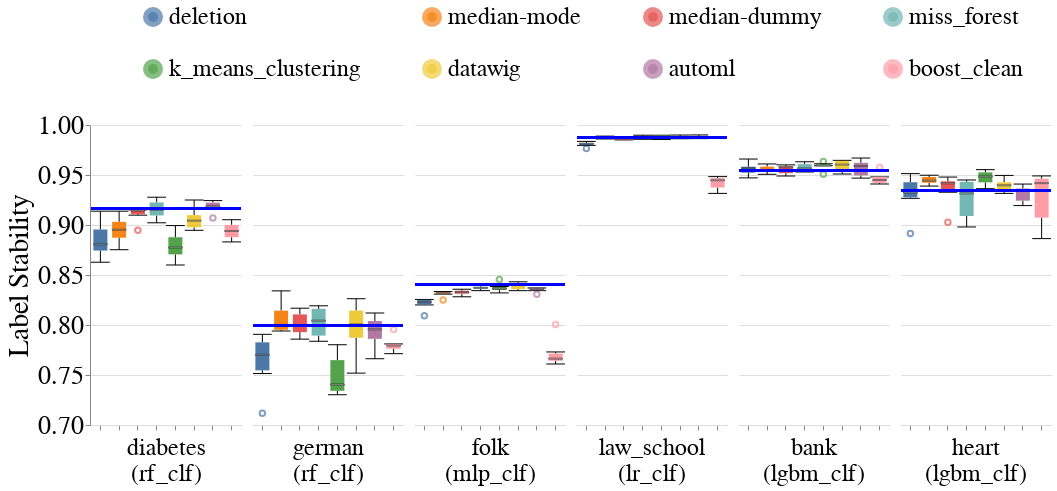

The notebook cell this image was saved under:
### Code cell
create_box_plots_for_diff_imputers_and_datasets(train_injection_scenario='MNAR3',
                                                test_injection_scenario='MNAR3',
                                                metric_name='label_stability',
                                                db_client=db_client)

### Figure 1 — Vega-Lite specification as saved in the notebook (floating-point values rounded to 4 significant figures; data arrays with more than 128 entries replaced by an {"elided": "..."} marker saying what was removed)
{"config": {"view": {"continuousWidth": 400, "continuousHeight": 300, "stroke": null}, "axis": {"labelFontSize": 26, "labelFontWeight": "normal", "titleFontSize": 28, "titleFontWeight": "normal"}, "facet": {"spacing": 10}, "header": {"labelFontSize": 24, "labelOrient": "bottom", "labelPadding": 5, "titleFontSize": 28}, "legend": {"columns": 4, "direction": "horizontal", "labelFontSize": 24, "labelLimit": 400, "orient": "top", "symbolOffset": 50, "symbolStrokeWidth": 10, "titleAnchor": "middle", "titleFontSize": 26, "titleLimit": 300}, "title": {"fontSize": 28}}, "data": {"name": "data-be6a33033e4a3eb83acf5d5a17872cef"}, "facet": {"column": {"field": "Dataset_Name_With_Model_Name", "sort": {"field": "Dataset_Sequence_Number", "order": "ascending"}, "title": null, "type": "nominal"}}, "spec": {"layer": [{"mark": {"type": "boxplot", "median": {"stroke": "black", "strokeWidth": 0.7}, "ticks": true}, "encoding": {"color": {"field": "Null_Imputer_Name", "sort": ["deletion", "median-mode", "median-dummy", "miss_forest", "k_means_clustering", "datawig", "automl", "boost_clean"], "title": null, "type": "nominal"}, "x": {"axis": {"labels": false}, "field": "Null_Imputer_Name", "sort": ["deletion", "median-mode", "median-dummy", "miss_forest", "k_means_clustering", "datawig", "automl", "boost_clean"], "title": null, "type": "nominal"}, "y": {"field": "Metric_Value", "scale": {"zero": false}, "title": "Label Stability", "type": "quantitative"}}}, {"mark": "rule", "encoding": {"color": {"value": "blue"}, "size": {"value": 2}, "y": {"field": "Baseline_Median", "type": "quantitative"}}}], "height": 300, "width": 150}, "resolve": {"scale": {"y": "shared"}}, "$schema": "https://vega.github.io/schema/vega-lite/v4.17.0.json", "datasets": {"data-be6a33033e4a3eb83acf5d5a17872cef": {"elided": "288 records"}}}
